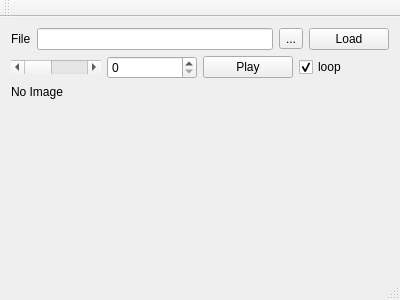
<?xml version="1.0" encoding="UTF-8"?>
<ui version="4.0">
 <class>MainWindow</class>
 <widget class="QMainWindow" name="MainWindow">
  <property name="geometry">
   <rect>
    <x>0</x>
    <y>0</y>
    <width>400</width>
    <height>300</height>
   </rect>
  </property>
  <property name="windowTitle">
   <string>MainWindow</string>
  </property>
  <widget class="QWidget" name="centralWidget">
   <layout class="QVBoxLayout" name="verticalLayout">
    <item>
     <layout class="QHBoxLayout" name="horizontalLayout">
      <item>
       <widget class="QLabel" name="label">
        <property name="text">
         <string>File</string>
        </property>
       </widget>
      </item>
      <item>
       <widget class="QLineEdit" name="fileEdit"/>
      </item>
      <item>
       <widget class="QToolButton" name="fileTool">
        <property name="text">
         <string>...</string>
        </property>
       </widget>
      </item>
      <item>
       <widget class="QPushButton" name="buttonGo">
        <property name="text">
         <string>Load</string>
        </property>
       </widget>
      </item>
     </layout>
    </item>
    <item>
     <layout class="QHBoxLayout" name="horizontalLayout_2">
      <item>
       <widget class="QScrollBar" name="scrollImage">
        <property name="orientation">
         <enum>Qt::Horizontal</enum>
        </property>
       </widget>
      </item>
      <item>
       <widget class="QSpinBox" name="spinFrame"/>
      </item>
      <item>
       <widget class="QPushButton" name="buttonPlay">
        <property name="text">
         <string>Play</string>
        </property>
       </widget>
      </item>
      <item>
       <widget class="QCheckBox" name="checkLoop">
        <property name="text">
         <string>loop</string>
        </property>
        <property name="checked">
         <bool>true</bool>
        </property>
       </widget>
      </item>
     </layout>
    </item>
    <item>
     <widget class="QLabel" name="labelImage">
      <property name="text">
       <string>No Image</string>
      </property>
     </widget>
    </item>
    <item>
     <spacer name="verticalSpacer">
      <property name="orientation">
       <enum>Qt::Vertical</enum>
      </property>
      <property name="sizeHint" stdset="0">
       <size>
        <width>20</width>
        <height>126</height>
       </size>
      </property>
     </spacer>
    </item>
   </layout>
  </widget>
  <widget class="QMenuBar" name="menuBar">
   <property name="geometry">
    <rect>
     <x>0</x>
     <y>0</y>
     <width>400</width>
     <height>25</height>
    </rect>
   </property>
  </widget>
  <widget class="QToolBar" name="mainToolBar">
   <attribute name="toolBarArea">
    <enum>TopToolBarArea</enum>
   </attribute>
   <attribute name="toolBarBreak">
    <bool>false</bool>
   </attribute>
  </widget>
  <widget class="QStatusBar" name="statusBar"/>
 </widget>
 <layoutdefault spacing="6" margin="11"/>
 <resources/>
 <connections/>
</ui>
